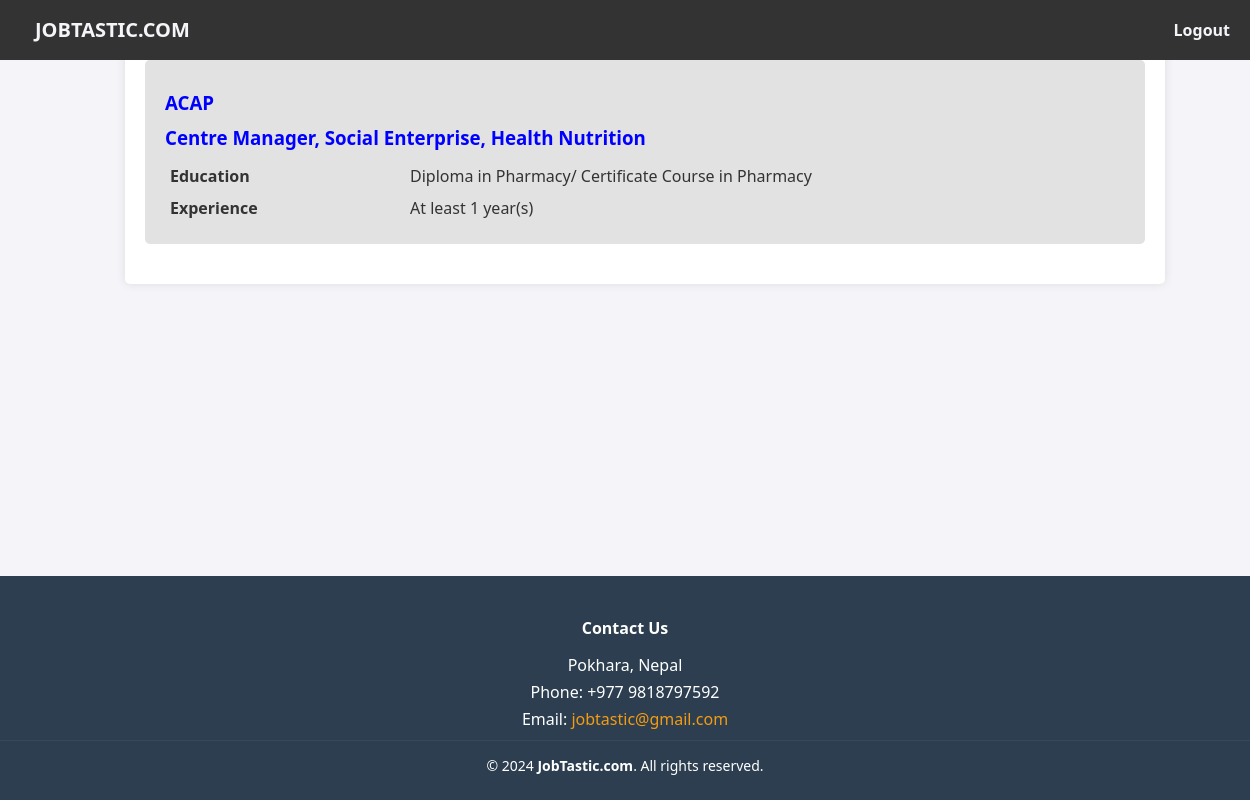
Page /views/job_listings.php?category=NGO (signed in) on the committed database.
### tables this page shows
CREATE TABLE `all_jobs` (
  `all_jobs_id` int(11) NOT NULL,
  `position_name` varchar(255) NOT NULL,
  `company_name` varchar(255) NOT NULL,
  `job_category` varchar(255) DEFAULT NULL,
  `vacancy` int(11) NOT NULL,
  `job_responsibility` text NOT NULL,
  `job_nature` varchar(255) NOT NULL,
  `job_requirments` text NOT NULL,
  `educational_requirements` varchar(255) DEFAULT NULL,
  `experience_requirement` varchar(255) DEFAULT NULL,
  `last_date_of_apply` date NOT NULL,
  `job_location` varchar(255) NOT NULL,
  `salary_rang` varchar(255) NOT NULL
);

### views/job_listings.php (the view, shortened to what this page needs)
<!DOCTYPE html>
<html lang="en">
<head>
 <link rel="stylesheet" href="../assets/css/user.css">
</head>
<body>
<?php include('../shared/navbar.php'); ?>
<div class="content">
  <div class="container">
    <?php
    include('../helper/database.php');
    if (isset($_GET['category'])) {
      $category = mysqli_real_escape_string($connect, $_GET['category']);
      $sql = "SELECT * FROM all_jobs WHERE job_category='$category'";
      $select = mysqli_query($connect, $sql);
      if (mysqli_num_rows($select) > 0) {
        while ($row = mysqli_fetch_assoc($select)) {
    ?>
     <div class="jobs_link">
       <a href="../views/view_details.php?job_id=<?php echo $row['all_jobs_id'] ?>">
         <div class="jumbotron">
           <h3><?php echo htmlspecialchars($row["company_name"]); ?></h3>
           <h3><?php echo htmlspecialchars($row["position_name"]); ?></h3>
           <table>
             <tr>
               <td class="label">Education</td>
               <td class="value"><?php echo htmlspecialchars($row["educational_requirements"]); ?></td>
             </tr>
             <tr>
               <td class="label">Experience</td>
               <td class="value"><?php echo htmlspecialchars($row["experience_requirement"]); ?></td>
             </tr>
           </table>
         </div>
       </a>
     </div>
    <?php
        }
      } else {
        echo "<p>No jobs found for the selected category.</p>";
      }
    } else {
      echo "<p>No category selected.</p>";
    }
    ?>
  </div>
</div>
<?php include('../shared/footer.php'); ?>
</body>
</html>

### assets/css/user.css (style rules this page uses)
html, body { height: 100%; margin: 0; font-family: Arial, sans-serif; }
body { display: flex; flex-direction: column; background-color: #f4f4f4; }
.content { flex: 1; width: 100%; padding: 20px; }
.container { width: 80%; margin: 0 auto; background-color: #fff; box-shadow: 0px 0px 10px rgba(0, 0, 0, 0.1); padding: 20px; border-radius: 5px; }
.jumbotron { padding: 20px; margin: 20px 0; background-color: #e2e2e2; border-radius: 5px; transition: background-color 0.3s ease; }
.jumbotron h3 { color: blue; margin: 10px 0; }
h3 { color: #333; margin: 10px 0; }
table { width: 100%; margin-top: 10px; border-collapse: collapse; }
table td { padding: 5px; vertical-align: top; }
table td.label { width: 25%; font-weight: bold; }
table td.value { width: 75%; }
a { color: #333; text-decoration: none; }
.jobs_link a { display: block; color: inherit; text-decoration: none; }
.jobs_link .jumbotron { color: #333; }

### shared/navbar.php (style rules this page uses)
body { font-family: 'Segoe UI', Tahoma, Geneva, Verdana, sans-serif; margin: 0; padding: 0; box-sizing: border-box; background-color: #f4f4f9; }

### rows in the picture
all_jobs: company_name "ACAP", position_name "Centre Manager, Social Enterprise, Health Nutrition", educational_requirements "Diploma in Pharmacy/ Certificate Course in Pharmacy", experience_requirement "At least 1 year(s)"
